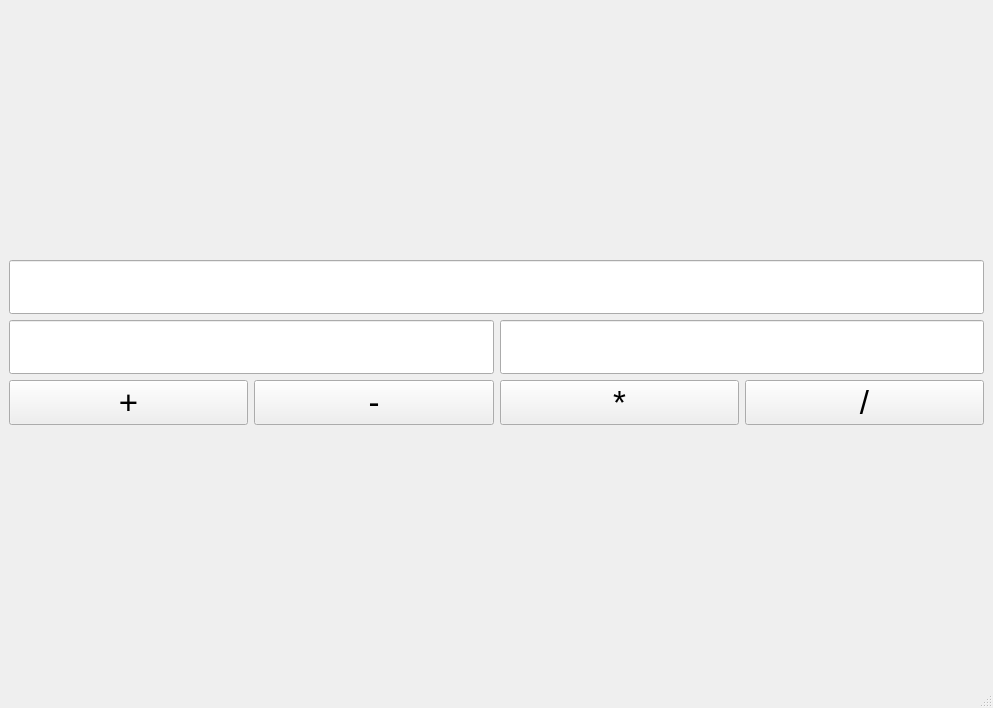
<?xml version="1.0" encoding="UTF-8"?>
<ui version="4.0">
 <class>calc</class>
 <widget class="QMainWindow" name="calc">
  <property name="geometry">
   <rect>
    <x>0</x>
    <y>0</y>
    <width>993</width>
    <height>708</height>
   </rect>
  </property>
  <property name="windowTitle">
   <string>calc</string>
  </property>
  <widget class="QWidget" name="centralwidget">
   <layout class="QGridLayout" name="gridLayout_9">
    <item row="0" column="0">
     <layout class="QVBoxLayout" name="verticalLayout">
      <item>
       <widget class="QLineEdit" name="lineEdit">
        <property name="font">
         <font>
          <pointsize>30</pointsize>
          <bold>true</bold>
         </font>
        </property>
        <property name="readOnly">
         <bool>true</bool>
        </property>
       </widget>
      </item>
      <item>
       <layout class="QGridLayout" name="gridLayout_7">
        <item row="0" column="0">
         <widget class="QLineEdit" name="lineEdit_2">
          <property name="font">
           <font>
            <pointsize>30</pointsize>
            <bold>true</bold>
           </font>
          </property>
          <property name="inputMask">
           <string>99999999999999999999</string>
          </property>
         </widget>
        </item>
        <item row="0" column="1">
         <widget class="QLineEdit" name="lineEdit_3">
          <property name="font">
           <font>
            <pointsize>30</pointsize>
            <bold>true</bold>
           </font>
          </property>
          <property name="inputMask">
           <string>99999999999999999999</string>
          </property>
         </widget>
        </item>
       </layout>
      </item>
      <item>
       <layout class="QGridLayout" name="gridLayout_8">
        <item row="0" column="2">
         <widget class="QPushButton" name="pushButton_3">
          <property name="font">
           <font>
            <pointsize>25</pointsize>
           </font>
          </property>
          <property name="text">
           <string>*</string>
          </property>
         </widget>
        </item>
        <item row="0" column="1">
         <widget class="QPushButton" name="pushButton_2">
          <property name="font">
           <font>
            <pointsize>25</pointsize>
           </font>
          </property>
          <property name="text">
           <string>-</string>
          </property>
         </widget>
        </item>
        <item row="0" column="0">
         <widget class="QPushButton" name="pushButton">
          <property name="font">
           <font>
            <pointsize>25</pointsize>
           </font>
          </property>
          <property name="text">
           <string>+</string>
          </property>
         </widget>
        </item>
        <item row="0" column="3">
         <widget class="QPushButton" name="pushButton_4">
          <property name="font">
           <font>
            <pointsize>25</pointsize>
           </font>
          </property>
          <property name="text">
           <string>/</string>
          </property>
         </widget>
        </item>
       </layout>
      </item>
     </layout>
    </item>
   </layout>
  </widget>
  <widget class="QMenuBar" name="menubar">
   <property name="geometry">
    <rect>
     <x>0</x>
     <y>0</y>
     <width>993</width>
     <height>24</height>
    </rect>
   </property>
  </widget>
  <widget class="QStatusBar" name="statusbar"/>
 </widget>
 <resources/>
 <connections>
  <connection>
   <sender>pushButton</sender>
   <signal>clicked()</signal>
   <receiver>calc</receiver>
   <slot>plus()</slot>
   <hints>
    <hint type="sourcelabel">
     <x>132</x>
     <y>518</y>
    </hint>
    <hint type="destinationlabel">
     <x>156</x>
     <y>594</y>
    </hint>
   </hints>
  </connection>
  <connection>
   <sender>pushButton_2</sender>
   <signal>clicked()</signal>
   <receiver>calc</receiver>
   <slot>minus()</slot>
   <hints>
    <hint type="sourcelabel">
     <x>367</x>
     <y>525</y>
    </hint>
    <hint type="destinationlabel">
     <x>459</x>
     <y>368</y>
    </hint>
   </hints>
  </connection>
  <connection>
   <sender>pushButton_3</sender>
   <signal>clicked()</signal>
   <receiver>calc</receiver>
   <slot>multy()</slot>
   <hints>
    <hint type="sourcelabel">
     <x>621</x>
     <y>528</y>
    </hint>
    <hint type="destinationlabel">
     <x>679</x>
     <y>609</y>
    </hint>
   </hints>
  </connection>
  <connection>
   <sender>pushButton_4</sender>
   <signal>clicked()</signal>
   <receiver>calc</receiver>
   <slot>divide()</slot>
   <hints>
    <hint type="sourcelabel">
     <x>885</x>
     <y>528</y>
    </hint>
    <hint type="destinationlabel">
     <x>776</x>
     <y>363</y>
    </hint>
   </hints>
  </connection>
 </connections>
 <slots>
  <slot>plus()</slot>
  <slot>minus()</slot>
  <slot>divide()</slot>
  <slot>multy()</slot>
 </slots>
</ui>
